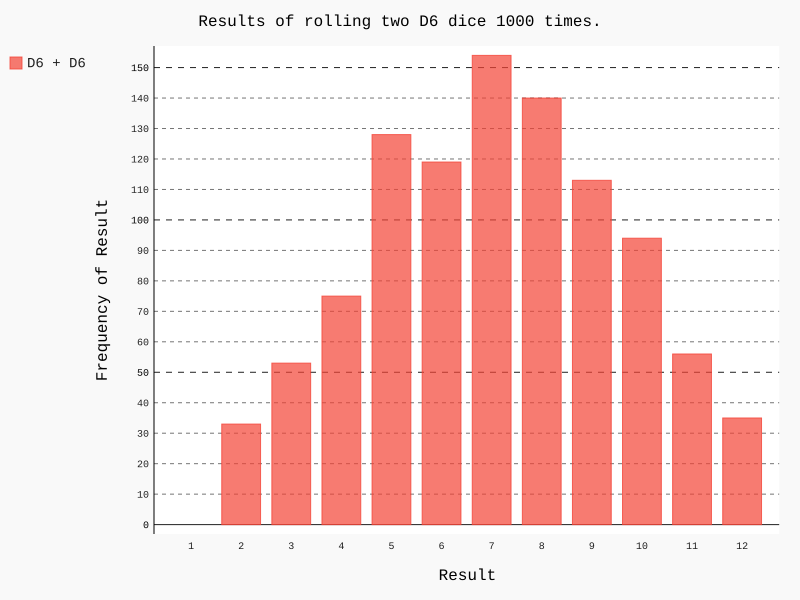

Write Python code to recreate this figure.
from die import Die
import pygal

# 创建两个 D6 骰子
die_1 = Die()
die_2 = Die()

# 掷几次骰子，并将结果存储在一个列表中
results = []
for roll_num in range(1000):
	result = die_1.roll() + die_2.roll()
	results.append(result)

# 分析结果
frequencies = []
max_result = die_1.num_sides + die_2.num_sides
for value in range(1, max_result+1):
	frequency = results.count(value)
	frequencies.append(frequency)

# 对结果进行可视化
hist = pygal.Bar()

hist.title = "Results of rolling two D6 dice 1000 times."
hist.x_labels = ['1','2','3','4','5','6', '7', '8', '9', '10', '11', '12']
hist.x_title = "Result"
hist.y_title = "Frequency of Result"

hist.add('D6 + D6', frequencies)
hist.render_to_file('dice_visual.svg')
